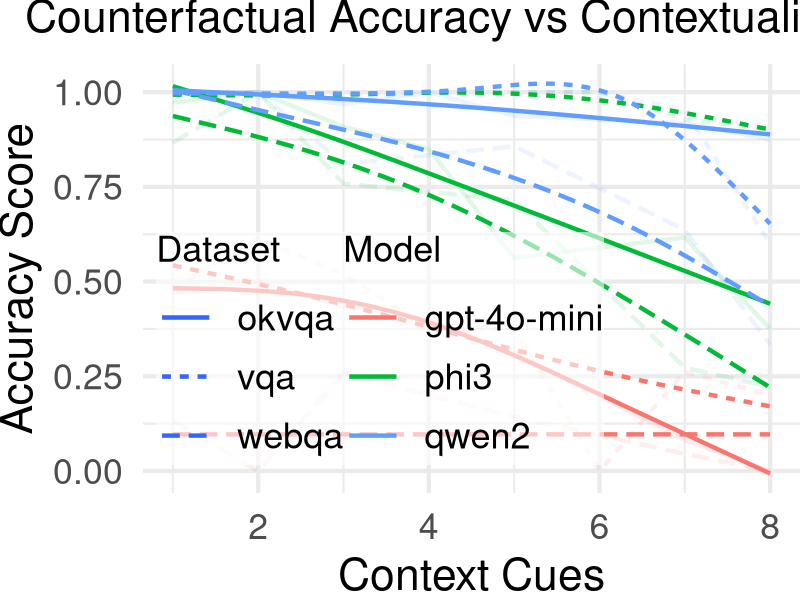

R code for this plot:
library(ggplot2)
library(dplyr)
library(viridis)
library(tidyr)
library(scales)  # For wrap_format

data <- read.csv("data/context_scores.csv")

# Split and keep only the first segment of the model name
data_summary <- data %>%
  filter(type == "counterfactual",  # Filter for counterfactual type
         !is.na(context_score_perturbed) & !is.infinite(context_score_perturbed)) %>%
  group_by(dataset, model, context_score_perturbed) %>%
  summarize(mean_img_new_label_ret = mean(img_new_label_ret, na.rm = TRUE)) %>%
  ungroup() %>%
  mutate(model_first_segment = sapply(strsplit(model, "_"), `[`, 1))  # Split by underscore and take the first part

# Plot with different line types for each dataset and model combination
ggplot(data_summary, aes(x = context_score_perturbed, y = mean_img_new_label_ret,
                         group = interaction(dataset, model_first_segment), 
                         color = model_first_segment, linetype = dataset)) +
  geom_line(size = 1.5, alpha = 0.115) +
  geom_smooth(method = "gam", formula = y ~ s(x, bs = "cs", k = 5), se = FALSE, size = 1.5, span = 0.1) +
  scale_color_discrete(labels = wrap_format(15)) +  # Wrap legend labels at 15 characters
  labs(title = "Counterfactual Accuracy vs Contextualization",
       x = "Context Cues",
       y = "Accuracy Score",
       color = "Model",
       linetype = "Dataset") +
  guides(
    color = guide_legend(order = 2),  # Set color legend order to appear first
    linetype = guide_legend(order = 1)  # Set linetype legend order to appear second
  ) +
  theme_minimal(base_size = 32) +
  theme(
    legend.background = element_rect(fill = rgb(1, 1, 1, alpha = 0.6), color = NA, size = 0.5, linetype = "solid"),
    legend.position = c(0.02, 0.065),                 # Position legend in bottom left corner
    legend.justification = c("left", "bottom"),# Anchor legend to bottom left
    legend.direction = "vertical",           # Arrange legend items horizontally
    legend.box = "horizontal",                   # Stack legends vertically
    legend.key.size = unit(1.5, "cm"),
    legend.title = element_text(size = 26),
    legend.text = element_text(size = 26),
    legend.margin = margin(0, 0, 0, 0),        # Remove padding around the legend
    legend.spacing = unit(0, "cm"),            # Remove spacing between legend items
    legend.box.spacing = unit(0, "cm"),        # Remove spacing between legend boxes
    plot.title = element_text(size = 32, hjust = 0.5),
    plot.margin = margin(0, 0, 0, 0)           # Remove padding around the plot borders
  )
